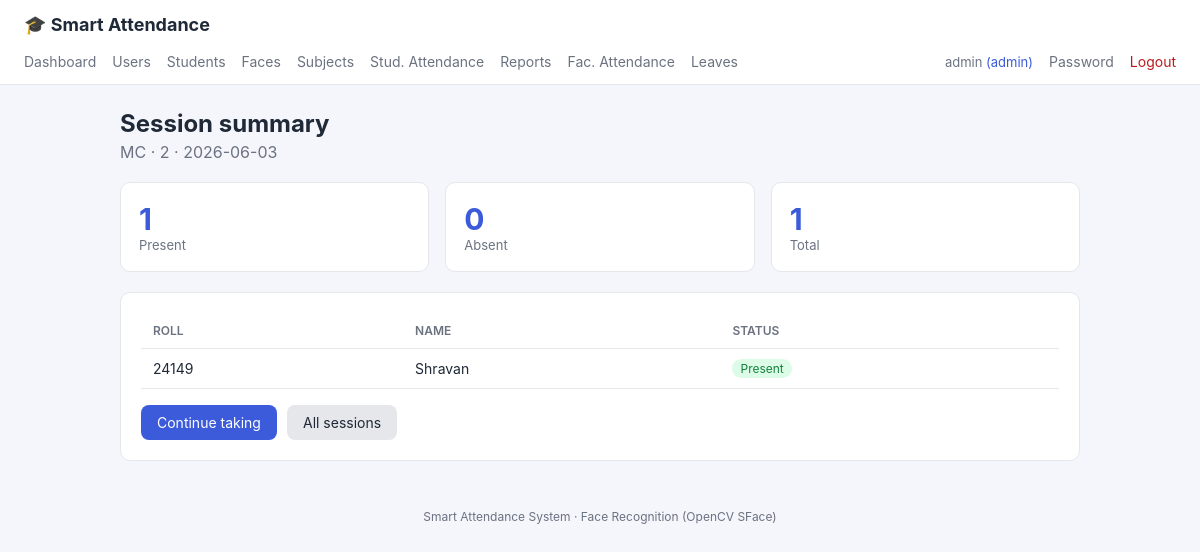
Page /attendance/1/history (signed in) on the earlier database version.
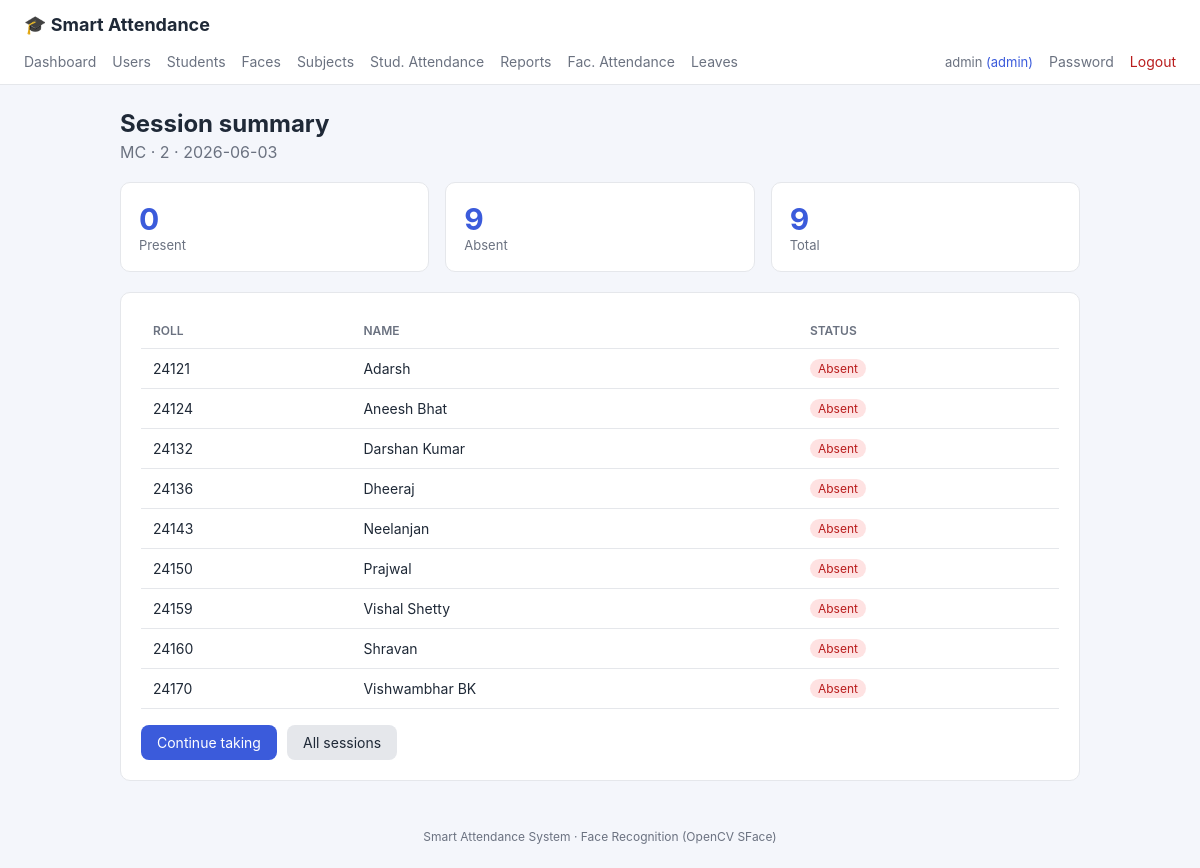
Same page on the later database version.
### models.py (models this page shows, shortened)
class Student(db.Model):
    __tablename__ = "students"
    id = db.Column(db.Integer, primary_key=True)
    roll_number = db.Column(db.String(40), unique=True, nullable=False, index=True)
    name = db.Column(db.String(120), nullable=False)
    department = db.Column(db.String(80), default="")
    class_name = db.Column(db.String(80), default="")
    created_at = db.Column(db.DateTime, default=datetime.utcnow)
    face_samples = db.relationship(
        "FaceSample", backref="student", cascade="all, delete-orphan"
    )
    attendance_records = db.relationship(
        "Attendance", backref="student", cascade="all, delete-orphan"
    )

### blueprints/attendance.py (the view)
@attendance_bp.route("/<int:session_id>/history")
@login_required
@staff_required
def history(session_id):
    session = AttendanceSession.query.get_or_404(session_id)
    present_ids = {a.student_id for a in session.records if a.status == "present"}
    students = Student.query.order_by(Student.roll_number).all()
    return render_template("attendance/history.html", session=session,
                           students=students, present_ids=present_ids)

### templates/attendance/history.html (shortened to what this page needs)
{% extends "base.html" %}
{% block content %}
<h1>Session summary</h1>
<p class="subtitle">{{ session.subject.name }} · {{ session.class_name or 'all classes' }} · {{ session.session_date }}</p>
<div class="stat-grid">
  <div class="stat"><div class="num">{{ present_ids|length }}</div><div class="lbl">Present</div></div>
  <div class="stat"><div class="num">{{ students|length - present_ids|length }}</div><div class="lbl">Absent</div></div>
  <div class="stat"><div class="num">{{ students|length }}</div><div class="lbl">Total</div></div>
</div>
<div class="card" style="margin-top:20px">
  <table>
    <tr><th>Roll</th><th>Name</th><th>Status</th></tr>
    {% for s in students %}
    <tr>
      <td>{{ s.roll_number }}</td>
      <td>{{ s.name }}</td>
      <td>
        {% if s.id in present_ids %}<span class="badge badge-yes">Present</span>
        {% else %}<span class="badge badge-no">Absent</span>{% endif %}
      </td>
    </tr>
    {% endfor %}
  </table>
  <div class="btn-row">
    <a class="btn" href="{{ url_for('attendance.take', session_id=session.id) }}">Continue taking</a>
    <a class="btn btn-secondary" href="{{ url_for('attendance.index') }}">All sessions</a>
  </div>
</div>
{% endblock %}

Differences in the rows shown:
removed Student: roll_number "24149", name "Shravan", shows "Present"
added Student: roll_number "24121", name "Adarsh", shows "Absent"
added Student: roll_number "24124", name "Aneesh Bhat", shows "Absent"
added Student: roll_number "24132", name "Darshan Kumar", shows "Absent"
added Student: roll_number "24136", name "Dheeraj", shows "Absent"
added Student: roll_number "24143", name "Neelanjan", shows "Absent"
added Student: roll_number "24150", name "Prajwal", shows "Absent"
added Student: roll_number "24159", name "Vishal Shetty", shows "Absent"
added Student: roll_number "24160", name "Shravan", shows "Absent"
added Student: roll_number "24170", name "Vishwambhar BK", shows "Absent"
Other differences:
{{ present_ids|length }}: "1" → "0"
{{ students|length - present_ids|length }}: "0" → "9"
{{ students|length }}: "1" → "9"
